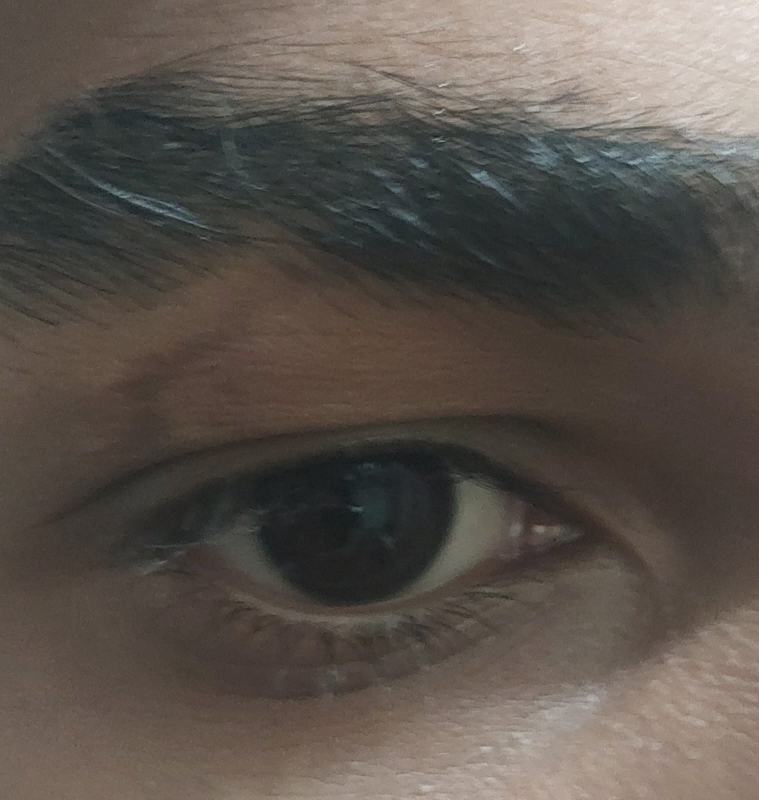
#> input picture dataset/normal/3fe2c28a-aff6-4a5b-81db-d6cd53ac0c7e.jpg, 1517 x 1600 px (shown at 1/2 size)
$ python modeltrain.py
#> lines starting #> are read from the running program, lines starting #| are printed output that depends on the picture
import json  # noqa: I001
import math
import pickle
from collections import Counter
from datetime import UTC, datetime
from pathlib import Path

import cv2
import numpy as np
from skimage.feature import hog
from sklearn.metrics import (
    accuracy_score,
    balanced_accuracy_score,
    classification_report,
    confusion_matrix,
    f1_score,
    precision_score,
    recall_score,
)
from sklearn.model_selection import train_test_split
from sklearn.pipeline import Pipeline
from sklearn.preprocessing import StandardScaler
from sklearn.svm import SVC


ROOT = Path(__file__).resolve().parent
DATASET = ROOT / "dataset"
MODEL_DIR = ROOT / "saved_model"
MODEL_PATH = MODEL_DIR / "cataract_svm.pkl"
METRICS_PATH = MODEL_DIR / "evaluation_metrics.json"
IMAGE_SIZE = (224, 224)
VALID_EXTENSIONS = {".jpg", ".jpeg", ".png", ".bmp", ".tif", ".tiff"}
CLASS_FOLDERS = (("normal", 0), ("cataract", 1))
RANDOM_STATE = 42
TEST_SIZE = 0.25


def extract_features(image_path: Path) -> np.ndarray:
    """Return the same HOG descriptor used by app.py for one image."""
    image = cv2.imread(str(image_path), cv2.IMREAD_GRAYSCALE)
    if image is None:
        raise ValueError("OpenCV could not decode this image")
    image = cv2.resize(image, IMAGE_SIZE, interpolation=cv2.INTER_AREA)
    image = image.astype(np.float32) / 255.0
    return hog(
        image,
        pixels_per_cell=(8, 8),
        cells_per_block=(2, 2),
        visualize=False,
        feature_vector=True,
    )


def load_dataset():
    features, labels, skipped = [], [], []
    counts = {}
    for folder_name, label in CLASS_FOLDERS:
        folder = DATASET / folder_name
        if not folder.is_dir():
            raise FileNotFoundError(f"Required class folder is missing: {folder}")
        paths = sorted(p for p in folder.iterdir()
                       if p.is_file() and p.suffix.lower() in VALID_EXTENSIONS)
        if not paths:
            raise ValueError(f"No supported images found in {folder}")
        successful = 0
        for path in paths:
            try:
                features.append(extract_features(path))
#> in extract_features, `image = cv2.resize(image, IMAGE_SIZE, interpolation=cv2.INTER_AREA)`:
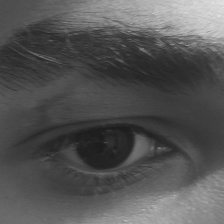
#> image: shape (224, 224); min 27, max 226, mean 84.5
                labels.append(label)
                successful += 1
            except (ValueError, cv2.error) as exc:
                skipped.append((path.name, str(exc)))
        counts[folder_name] = successful
#> pass 2 of the loop in load_dataset, `for folder_name, label in CLASS_FOLDERS:`:
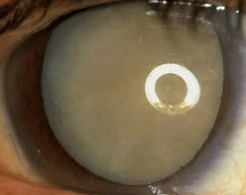
#> input picture dataset/cataract/1efc11c8-c2de-4d48-98c4-2eaa3f353524.jpg, 246 x 195 px
#> in extract_features (call 2), `image = cv2.imread(str(image_path), cv2.IMREAD_GRAYSCALE)`:
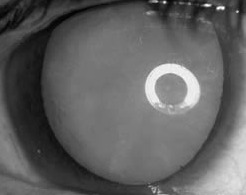
#> image: shape (195, 246); min 0, max 255, mean 97
#> in extract_features (call 2), `image = cv2.resize(image, IMAGE_SIZE, interpolation=cv2.INTER_AREA)`:
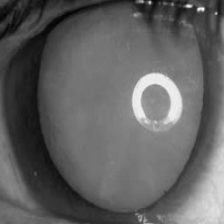
#> image: shape (224, 224); min 1, max 246, mean 96.9
    if len(set(labels)) != 2:
        raise ValueError("Both class folders need at least one readable image.")
    return np.asarray(features, dtype=np.float32), np.asarray(labels, dtype=np.int64), counts, skipped


def print_dataset_summary(counts, skipped):
    total = sum(counts.values())
    print("\nDATASET SUMMARY")
    print("-" * 52)
    for name, count in counts.items():
        share = 100 * count / total if total else 0
        print(f"{name:12} {count:5} images ({share:5.1f}%)")
    print(f"{'total':12} {total:5} readable images")
    if skipped:
        print(f"\nSkipped {len(skipped)} unreadable file(s):")
        for filename, reason in skipped[:10]:
            print(f"  - {filename}: {reason}")
        if len(skipped) > 10:
            print(f"  ... and {len(skipped) - 10} more")


def main():
    X, y, counts, skipped = load_dataset()
#> y = [0, 1]; counts = {'normal': 1, 'cataract': 1}; skipped = []
    print_dataset_summary(counts, skipped)
#> in print_dataset_summary, `total = sum(counts.values())`: total = 2
#> the loop in print_dataset_summary, `for name, count in counts.items():` made 2 passes
#> (name, count, share) on passes 1 to 2: ('normal', 1, 50), ('cataract', 1, 50)
#| normal           1 images ( 50.0%)
#| cataract         1 images ( 50.0%)
#| total            2 readable images
    class_counts = Counter(y.tolist())
#> class_counts = {0: 1, 1: 1}
    smallest_class = min(class_counts.values())
#> smallest_class = 1
    if smallest_class < 2:
#> (the run stopped early here; a loop or call above may not have finished)
